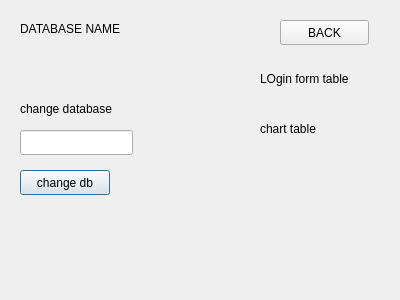
<?xml version="1.0" encoding="UTF-8"?>
<ui version="4.0">
 <class>back</class>
 <widget class="QDialog" name="back">
  <property name="geometry">
   <rect>
    <x>0</x>
    <y>0</y>
    <width>400</width>
    <height>300</height>
   </rect>
  </property>
  <property name="windowTitle">
   <string>Dialog</string>
  </property>
  <widget class="QLabel" name="label">
   <property name="geometry">
    <rect>
     <x>20</x>
     <y>20</y>
     <width>120</width>
     <height>17</height>
    </rect>
   </property>
   <property name="text">
    <string>DATABASE NAME</string>
   </property>
  </widget>
  <widget class="QLabel" name="database_name">
   <property name="geometry">
    <rect>
     <x>20</x>
     <y>40</y>
     <width>140</width>
     <height>17</height>
    </rect>
   </property>
   <property name="text">
    <string/>
   </property>
  </widget>
  <widget class="QLabel" name="label_3">
   <property name="geometry">
    <rect>
     <x>20</x>
     <y>100</y>
     <width>120</width>
     <height>17</height>
    </rect>
   </property>
   <property name="text">
    <string>change database</string>
   </property>
  </widget>
  <widget class="QLineEdit" name="change_db_name">
   <property name="geometry">
    <rect>
     <x>20</x>
     <y>130</y>
     <width>113</width>
     <height>25</height>
    </rect>
   </property>
  </widget>
  <widget class="QPushButton" name="change">
   <property name="geometry">
    <rect>
     <x>20</x>
     <y>170</y>
     <width>90</width>
     <height>25</height>
    </rect>
   </property>
   <property name="text">
    <string>change db</string>
   </property>
  </widget>
  <widget class="QPushButton" name="back4">
   <property name="geometry">
    <rect>
     <x>280</x>
     <y>20</y>
     <width>89</width>
     <height>25</height>
    </rect>
   </property>
   <property name="text">
    <string>BACK</string>
   </property>
  </widget>
  <widget class="QLabel" name="label_2">
   <property name="geometry">
    <rect>
     <x>260</x>
     <y>70</y>
     <width>130</width>
     <height>17</height>
    </rect>
   </property>
   <property name="text">
    <string>LOgin form table</string>
   </property>
  </widget>
  <widget class="QLabel" name="login_table">
   <property name="geometry">
    <rect>
     <x>260</x>
     <y>90</y>
     <width>110</width>
     <height>17</height>
    </rect>
   </property>
   <property name="text">
    <string/>
   </property>
  </widget>
  <widget class="QLabel" name="label_4">
   <property name="geometry">
    <rect>
     <x>260</x>
     <y>120</y>
     <width>120</width>
     <height>17</height>
    </rect>
   </property>
   <property name="text">
    <string>chart table</string>
   </property>
  </widget>
  <widget class="QLabel" name="chart_table">
   <property name="geometry">
    <rect>
     <x>260</x>
     <y>140</y>
     <width>120</width>
     <height>20</height>
    </rect>
   </property>
   <property name="text">
    <string/>
   </property>
  </widget>
 </widget>
 <resources/>
 <connections/>
</ui>
